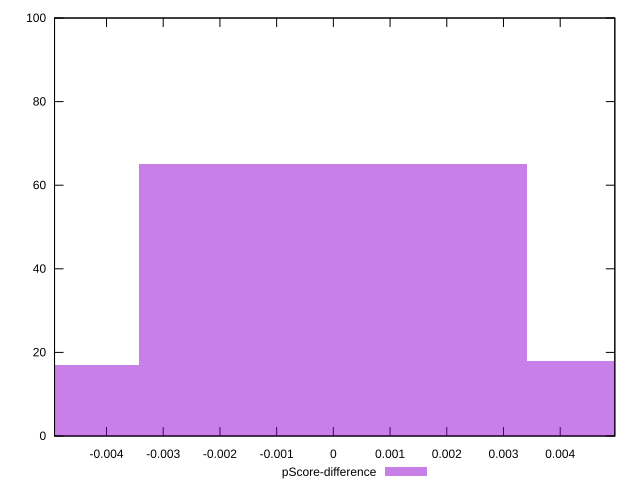

This chart was generated by the following gnuplot code:
reset

$pScoreDifference <<EOF
0 65
0.006844516498775058 18
-0.006844516498775058 17
EOF

set key outside below
set boxwidth 0.006844516498775058
set xrange [-0.004916485043779284:0.004963201473599632]
set yrange [0:100]
set trange [0:100]
set style fill transparent solid 0.5 noborder
set terminal svg size 640, 490 enhanced background rgb 'white'
set output "reports/report_00027_2021-02-24T12-40-31.850Z/speed-index/samples/music/pScore-difference/histogram.svg"

plot $pScoreDifference title "pScore-difference" with boxes

reset
